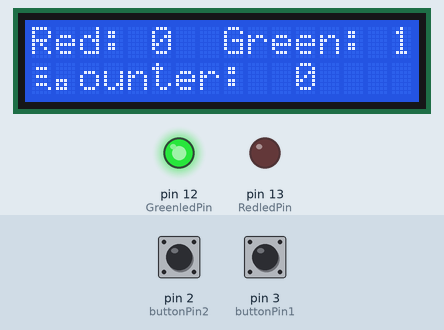
Recording of a sketch running on a simulated Arduino Uno, built with avr-gcc and run on an emulated ATmega328P. On the bench: 16×2 character LCD, output pins drawn as LEDs (lit = HIGH). The test bench sets the inputs (shaded band); at power-on: pin 3 (buttonPin1) HIGH, pin 2 (buttonPin2) HIGH.

Above: at 1.2 s.
1.3 s: pin 3 (buttonPin1) pulled LOW for 0.15 s
At 1.7 s:
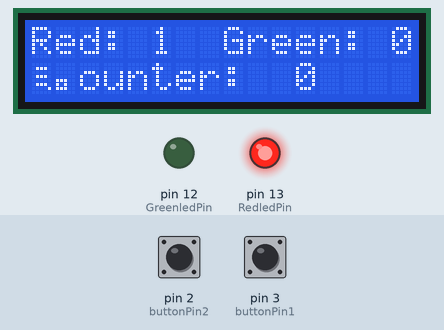
2.9 s: pin 3 (buttonPin1) pulled LOW for 1 s
At 3.8 s:
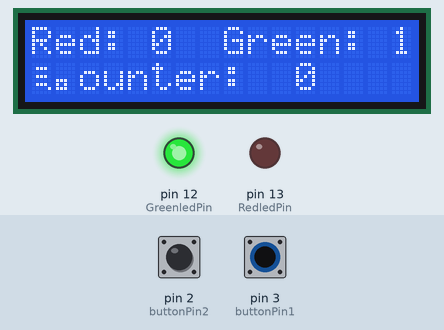
5.4 s: pin 2 (buttonPin2) pulled LOW for 0.15 s
At 6.6 s:
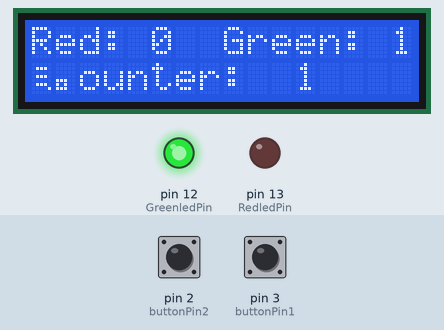
7.0 s: pin 2 (buttonPin2) pulled LOW for 1 s
At 8.5 s:
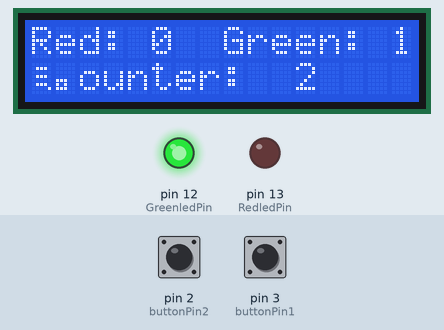
Timing chart, 0 to 10.0 s (numbered marks = the images above; inputs shaded):
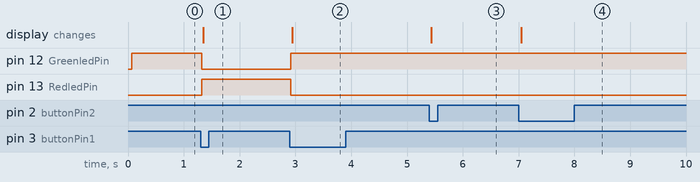

The sketch:

lab2_a.ino
```cpp
#include "Button.h"
#include "LED.h"
#include <Wire.h>
#include <LiquidCrystal_I2C.h>

//LiquidCrystal_I2C lcd(0x20, 16, 2); //for proteus
LiquidCrystal_I2C lcd(0x27, 16, 2); //for real arduino


const int buttonPin1 = 3;        //pin for first button
const int buttonPin2 = 2;        //pin for second button
const int RedledPin = 13;        //pin for first LED
const int GreenledPin = 12;      //pin for secondLED


LED RedLed(RedledPin);
LED GreenLed(GreenledPin);

Button button1(buttonPin1);
Button button2(buttonPin2);

bool LedState = true;
bool btn1State2 = false;
bool btn2State2 = false;

int counter = 0;

void setup() {

//1st task setup
    RedLed.initL();
    button1.initB();

//2nd task void setup
    GreenLed.initL();

//3rd task setup
    button2.initB();

//4th task void setup
    lcd.init();
    lcd.backlight();

}

void loop() {
  // 1st task
    firstTask();

  //2nd task
    secondTask();

  //3rd task
    thirdTask();

  //4th task
    fourthTask();
}

void firstTask(){
  //1st task
bool btn1State1 = button1.readButton();

    if (btn1State1 && !btn1State2) {
        if(LedState)
        {
            RedLed.turnOn();
            LedState = false;
        }
        else
        {
            RedLed.turnOff();
            LedState = true;
        }
  }

  btn1State2 = btn1State1;
}

void secondTask(){
  //2nd task
    if(LedState)
    {
        GreenLed.turnOn();
    }
    else
    {
      GreenLed.turnOff();
    }

}

void thirdTask(){
  //3rd task
  bool btn2State1 = button2.readButton();
  //Counter increments only if green led is on (or red is off)
    if(LedState && btn2State1 && !btn2State2)
    {
        counter++;
    }

  btn2State2 = btn2State1;
}

void fourthTask(){
  //Led states
    lcd.setCursor(0,0);
    lcd.print("Red:");
    lcd.setCursor(5,0);
  //if u see 1 on display => led is on
  //if u see 0 on display => led is off
    lcd.print(!LedState);
    lcd.setCursor(8,0);
    lcd.print("Green:");
    lcd.setCursor(15,0);
    lcd.print(LedState);

  //counter value
    lcd.setCursor(0,1);
    lcd.print("Сounter:");
    lcd.setCursor(11,1);
    lcd.print(counter);
}
```

Button.cpp
```cpp
#include "Button.h"

Button::Button(int pin)
{
  ButtonPin = pin;
}


void Button::initB()
{
  pinMode(ButtonPin, INPUT_PULLUP);
}

bool Button::readButton(){
    if (digitalRead(ButtonPin) == LOW) return true;
        else return false;
}
```

Button.h
```cpp
#ifndef Button_h
#define Button_h

#include <Arduino.h>

class Button
{
  public:
    Button(int pin);
    void initB();
    bool readButton();
  private:
    int ButtonPin;
};

#endif
```

LED.cpp
```cpp
#include "LED.h"

LED::LED(int pin)
{
  LEDpin = pin;
}

void LED::initL()
{
  pinMode(LEDpin, OUTPUT);
}

void LED::turnOn(){
    digitalWrite(LEDpin, HIGH);
}

void LED::turnOff(){
    digitalWrite(LEDpin, LOW);
}
```

LED.h
```cpp
#ifndef LED_h
#define LED_h

#include <Arduino.h>

class LED
{
  public:
    LED(int pin);
    void initL();
    void turnOn();
    void turnOff();
  private:
    int LEDpin;
};

#endif
```

Measured:
- after the input at 1.3 s, pin 12 (GreenledPin): HIGH → LOW at once; pin 13 (RedledPin): LOW → HIGH at once; the display: changes after 0.05 s (image 1)
- after the input at 2.9 s, pin 12 (GreenledPin): LOW → HIGH at once; pin 13 (RedledPin): HIGH → LOW at once; the display: changes at once (image 2)
- after the input at 5.4 s, the display: changes at once (image 3)
- after the input at 7.0 s, the display: changes after 0.05 s (image 4)
